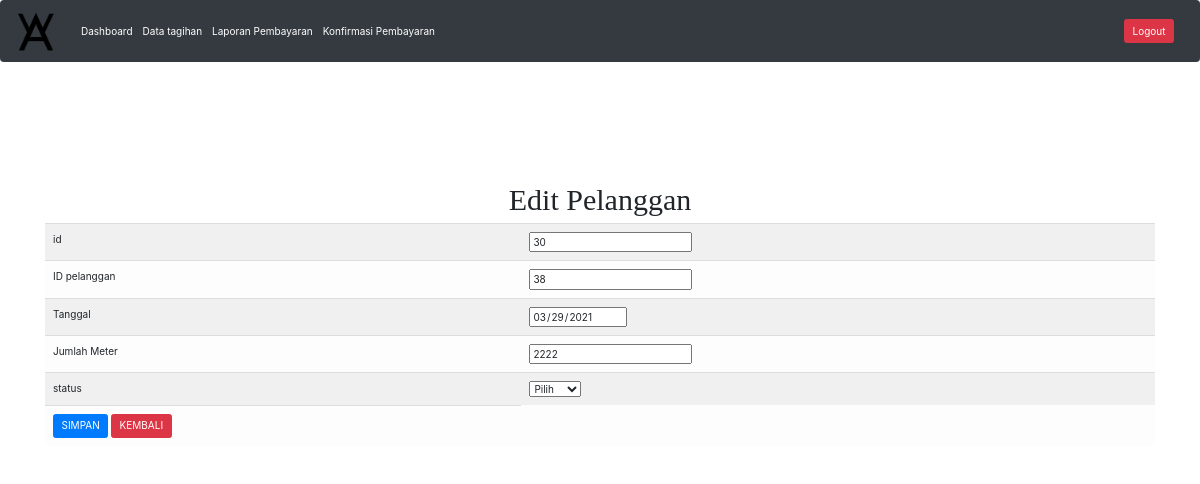
Page /petugas/konfirmasi2.php?idtagihan=30 (signed in) on the committed database.
### tables this page shows
CREATE TABLE `tagihan` (
  `idtagihan` int(11) NOT NULL,
  `idpelanggan` int(11) NOT NULL,
  `tanggal` date NOT NULL,
  `jumlahmeter` int(11) NOT NULL,
  `status` varchar(11) NOT NULL
);

### petugas/konfirmasi2.php (the view, shortened to what this page needs)
<?php
if(isset($_SESSION['username']))
{
include '../koneksi.php';
?>
<!DOCTYPE html>
<html lang="en">
<head>
    <link rel="stylesheet" href="style/bootstrap.css" />
    <link rel="stylesheet" href="style/dataTables.bootstrap4.min.css" />
    <link rel="stylesheet" href="https://maxcdn.bootstrapcdn.com/bootstrap/4.5.2/css/bootstrap.min.css">
</head>
<nav class="navbar navbar-expand-lg navbar-light bg-dark">
  <a>
  <img src="../img/icon.png" style="width: 50px; height: 50px;" alt="">
  </a>
  <div class="collapse navbar-collapse" id="navbarSupportedContent">
    <ul class="navbar-nav mr-auto">
    <li class="nav-item">
        <a class="nav-link" href="index.php" style="color: white;">Dashboard <span class="sr-only">(current)</span></a>
      </li>
      <li class="nav-item">
        <a class="nav-link" href="datatagihan.php" style="color: white;">Data tagihan</a>
      </li>
      <li class="nav-item">
        <a class="nav-link" href="laporan.php" style="color: white;">Laporan Pembayaran</a>
      </li>
      <li class="nav-item">
        <a class="nav-link" href="konfirmasi.php" style="color: white;">Konfirmasi Pembayaran</a>
      </li>
    </ul>
    <form class="form-inline my-2 my-lg-0">
    <a type="button" class="btn btn-danger"href="../logout.php">Logout</a>
    </form>
  </div>
</nav>
<div style="padding-top: 100px;">
<body>
<div class="container" style="background-color: white;">
                <h3 style="text-align: center; font-family: Georgia; font-size:30px">Edit Pelanggan</h3>
				<?php
	$id = $_GET['idtagihan'];
	$data = mysqli_query($Koneksi, "select * from tagihan where idtagihan='$id'");
	while ($d = mysqli_fetch_array($data)) {
	?>
		<form method="post" action="aksi/proses-konfirmasi.php">
			<table class="table table-light table-striped">
				<tr>
					<td>id</td>
					<td>
						<input type="number" name="idtagihan" readonly value="<?php echo $d['idtagihan']; ?>">
					</td>
				</tr>
                <td>ID pelanggan</td>
					<td>
                    <input type="number" name="idpelanggan" readonly value="<?php echo $d['idpelanggan']; ?>">
					</td>
                <tr>
					<td>Tanggal</td>
					<td><input type="date" name="tanggal"  readonly value="<?php echo $d['tanggal']; ?>"></td>
				</tr>
				<tr>
					<td>Jumlah Meter</td>
					<td><input type="number" name="jumlahmeter" readonly value="<?php echo $d['jumlahmeter']; ?>"></td>
				</tr>
				<tr>
					<td>status</td>
					<td>
						<select type="text" name="status" value="<?php echo $d['status']; ?>" required>
							<option disabled selected> Pilih </option>
						</select>
					</td>
				</tr>
				<tr>
					<td><input type="submit" value="SIMPAN" type="button" class="btn btn-primary">
					<a href="tagihan.php" class="btn btn-danger">KEMBALI</a></td>
				</tr>
			</table>
		</form>
	<?php
	}
	?>
            </div>
</body>
</html>
<?php
    }
else
{
    echo"<script>
    alert('Anda Tidak Boleh Masuk');
    location.href='../index.php';
    </script>";
}
?>

### rows in the picture
tagihan: idtagihan "30", idpelanggan "38", tanggal "03/29/2021", jumlahmeter "2222"
